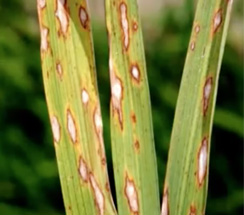
#> input picture pic1.jpg, 244 x 215 px, found by its file name
$ jupyter execute exp6.ipynb   (older library calls are emulated)
#> lines starting #> are read from the running program, lines starting #| are printed output that depends on the picture; after the words box and inside, x2 and y2 are one past the last pixel; in counts of white or black regions, pixels touching at a corner belong together
[cell 1]
import cv2
import numpy as np
import matplotlib.pyplot as plt

# Load image
img = cv2.imread("C:/Users/vikam/OneDrive/Desktop/pic1.jpg")
#> img is the input picture: shape (215, 244, 3); mean B, G, R 55.5, 119.2, 115.1

if img is None:
    raise FileNotFoundError("Image not found. Check the image path.")

# Convert to grayscale
gray = cv2.cvtColor(img, cv2.COLOR_BGR2GRAY)
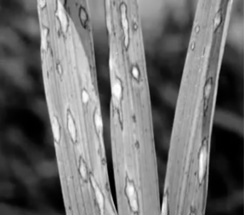
#> gray: shape (215, 244); min 0, max 253, mean 110.7

# 1. Sobel Edge Detection
sobel_x = cv2.Sobel(gray, cv2.CV_64F, 1, 0, ksize=3)
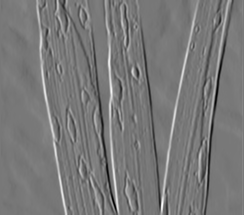
#> sobel_x: shape (215, 244) float64; min -719, max 800, mean 0.3; drawn with min black and max white
sobel_y = cv2.Sobel(gray, cv2.CV_64F, 0, 1, ksize=3)
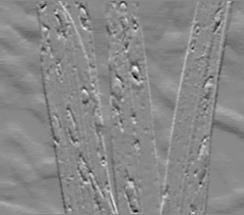
#> sobel_y: shape (215, 244) float64; min -333, max 285, mean -1.4; drawn with min black and max white
sobel = cv2.magnitude(sobel_x, sobel_y)
sobel = cv2.convertScaleAbs(sobel)

# 2. Prewitt Edge Detection
prewitt_x = np.array([[-1, 0, 1],
                      [-1, 0, 1],
                      [-1, 0, 1]], dtype=np.float32)

prewitt_y = np.array([[-1, -1, -1],
                      [ 0,  0,  0],
                      [ 1,  1,  1]], dtype=np.float32)

px = cv2.filter2D(gray, cv2.CV_32F, prewitt_x)
py = cv2.filter2D(gray, cv2.CV_32F, prewitt_y)
prewitt = cv2.magnitude(px, py)
prewitt = cv2.convertScaleAbs(prewitt)
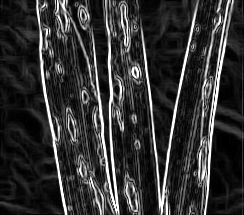
#> prewitt: shape (215, 244); min 0, max 255, mean 51

# 3. Roberts Edge Detection
roberts_x = np.array([[1, 0],
                      [0, -1]], dtype=np.float32)

roberts_y = np.array([[0, 1],
                      [-1, 0]], dtype=np.float32)

rx = cv2.filter2D(gray, cv2.CV_32F, roberts_x)
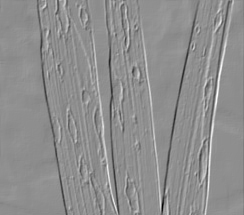
#> rx: shape (215, 244) float32; min -159, max 125, mean 0.1; drawn with min black and max white
ry = cv2.filter2D(gray, cv2.CV_32F, roberts_y)
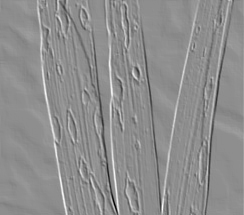
#> ry: shape (215, 244) float32; min -161, max 128, mean 0.2; drawn with min black and max white
roberts = cv2.magnitude(rx, ry)
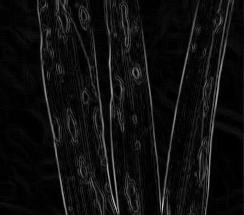
#> roberts: shape (215, 244) float32; min 0, max 204.1, mean 14.9
roberts = cv2.convertScaleAbs(roberts)

# 4. Laplacian Edge Detection
laplacian = cv2.Laplacian(gray, cv2.CV_64F, ksize=3)
laplacian = cv2.convertScaleAbs(laplacian)
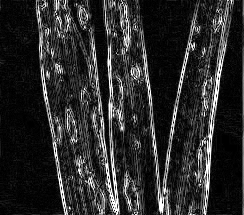
#> laplacian: shape (215, 244); min 0, max 255, mean 43

# 5. Canny Edge Detection
canny = cv2.Canny(gray, 100, 200)
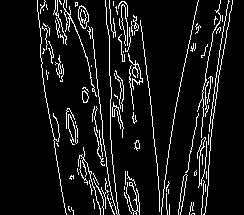
#> canny: shape (215, 244); 8.3% white in thin lines or dots, all inside (x1, y1, x2, y2) = (37, 0, 233, 215)

# Display results
titles = ["Original Image", "Grayscale", "Sobel",
          "Prewitt", "Roberts", "Laplacian", "Canny"]

images = [cv2.cvtColor(img, cv2.COLOR_BGR2RGB), gray,
          sobel, prewitt, roberts, laplacian, canny]

plt.figure(figsize=(12, 8))

for i in range(len(images)):
    plt.subplot(3, 3, i + 1)
    plt.imshow(images[i], cmap="gray" if i != 0 else None)
    plt.title(titles[i])
    plt.axis("off")
#> this loop made 7 passes

plt.tight_layout()
plt.show()
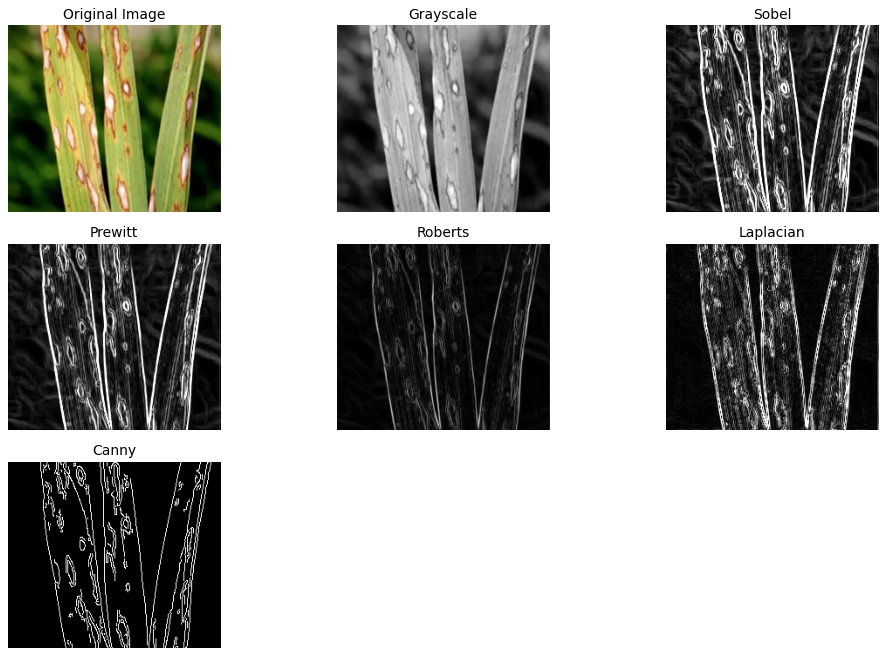
#> figure drawn by matplotlib, 7 panels

$ run again, with image-1.png saved as pic1.jpg
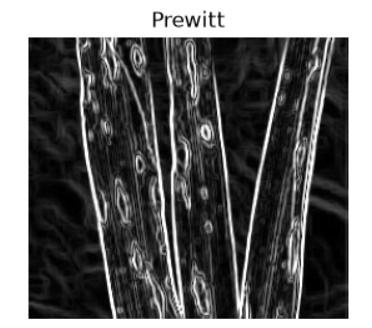
#> input picture image-1.png, 372 x 328 px, found by its file name
#> img is the input picture: shape (328, 372, 3); min 0, max 255, mean 103.4
#> `ry = cv2.filter2D(gray, cv2.CV_32F, roberts_y)`:
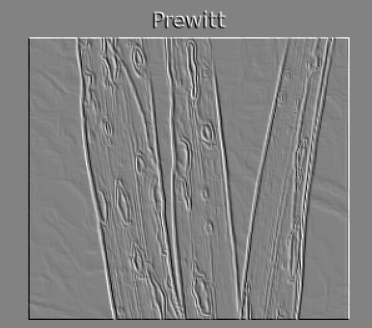
#> ry: shape (328, 372) float32; min -203, max 195, mean 0; drawn with min black and max white
#> `canny = cv2.Canny(gray, 100, 200)`:
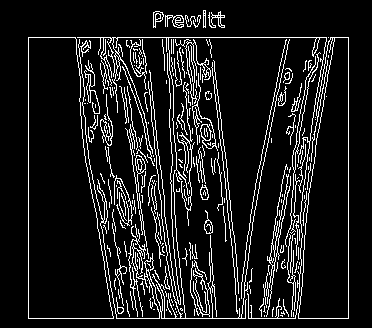
#> canny: shape (328, 372); 10.8% white in thin lines or dots, all inside (x1, y1, x2, y2) = (28, 10, 349, 319)
#> the loop `for i in range(len(images)):` made 7 passes

$ run again, with image-3.png saved as pic1.jpg
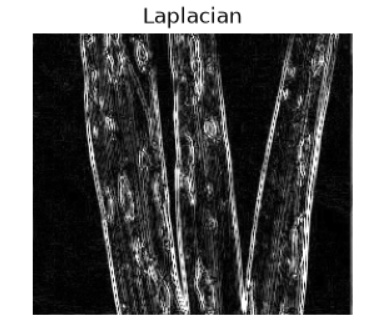
#> input picture image-3.png, 388 x 331 px, found by its file name
#> img is the input picture: shape (331, 388, 3); min 0, max 255, mean 105.2
#> `canny = cv2.Canny(gray, 100, 200)`:
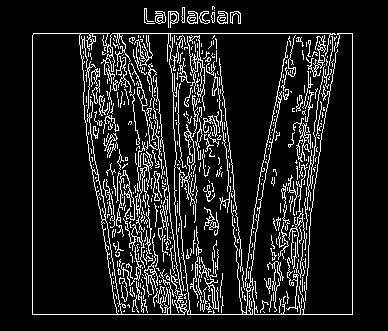
#> canny: shape (331, 388); 11.6% white in thin lines or dots, all inside (x1, y1, x2, y2) = (32, 6, 353, 315)
#> the loop `for i in range(len(images)):` made 7 passes
